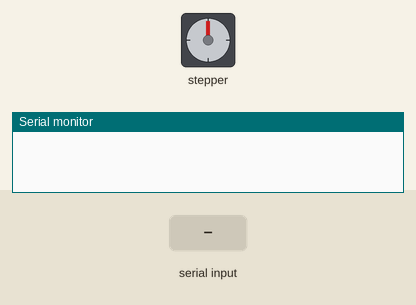
This sketch was run on a simulated Arduino Uno, built with avr-gcc and run on an emulated ATmega328P. Shown: stepper motor, the last lines printed to the serial monitor. Inputs (shaded band) come from the test bench. Stepper angles assume 200 steps per turn.

Above: at 1.2 s.
1.3 s: "steps:90\n" received over Serial
At 3.0 s:
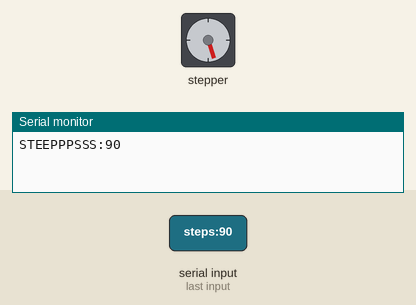
At 4.0 s:
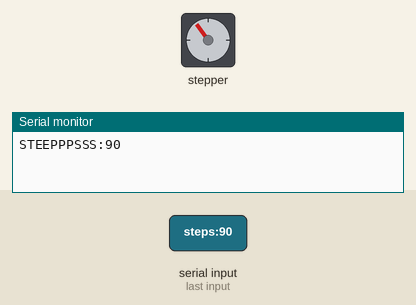
4.3 s: "delay:\n" received over Serial
At 5.02 s:
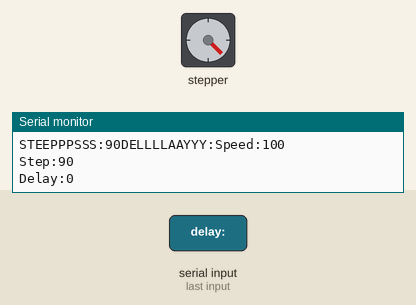
7.3 s: "delay:90\n" received over Serial
At 7.66 s:
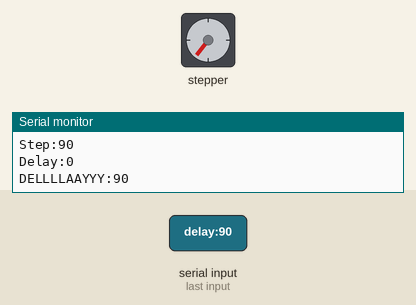
10.3 s: "speed:\n" received over Serial
13.3 s: "fling:\n" received over Serial
16.3 s: "speed::45\n" received over Serial
Timing chart, 0 to 20.3 s (numbered marks = the images above; inputs shaded):
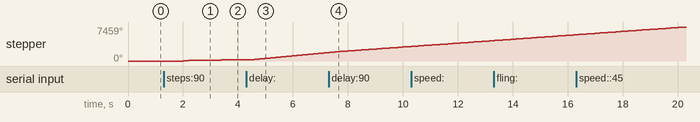

Measured:
- after the input at 1.3 s, stepper: turns 162° clockwise in 0.29 s, then 162° clockwise in 0.29 s

The sketch:

sketch_sep28a.ino
```cpp
#include <AFMotor.h>


AF_Stepper motor( 200, 1);

String readString ="";

int mstep = 0;
int paused = 0;

int delayTime = 1000;
int mspeed = 100;
int activityOk = 0;


void setup() {
  Serial.begin(115200);
  motor.setSpeed( mspeed);
}

void performMove( String code){
	if( code == "forward"){
		mstep = mstep +1 ;
	}
	if( code == "backward"){
		mstep = mstep -1;
	}
        if( code == "pause"){
                if( paused == 0){
                  paused = 1;
                }else if( paused == 1){
                  paused = 0;
                }
	}
        if( code.startsWith("speed:")){
          String readSpeed = code.substring( code.indexOf( ":")+1);
          Serial.print( "SPPPEEEDDDD:" + readSpeed );
          mspeed =readSpeed.toInt();
        }
        if( code.startsWith("steps:")){
          String readSteps = code.substring( code.indexOf( ":")+1);
          Serial.print( "STEEPPPSSS:" + readSteps );
          mstep =readSteps.toInt();
        }
        if( code.startsWith("delay:")){
          String readDelay = code.substring( code.indexOf( ":")+1);
          Serial.print( "DELLLLAAYYY:" + readDelay );
          delayTime =readDelay.toInt();
        }
        if( code.startsWith("fling:")){
          String readFling = code.substring( code.indexOf( ":")+1);
          Serial.print( "FFLLLIINNGGGG:" + readFling );
          int flingValue = readFling.toInt();

           if( flingValue > 0){
		motor.step( abs( flingValue), FORWARD, DOUBLE);
	  }
	  if( flingValue < 0){
		motor.step( abs( flingValue), BACKWARD, DOUBLE);
	  }

        }
}

void loop() {

        while ( Serial.available() > 0) {
		char readChar = Serial.read();
		readString = readString + readChar;
        if( readChar == '\n'){
                        readString.replace( "\n", "");
			//Serial.println( "In loop, read: " + readString + " Step: " + mstep);
                        performMove( readString);
			readString="";
		}
    }
	if( paused != 1){
    	  if( mstep > 0){
		motor.step( abs( mstep), FORWARD, DOUBLE);
	  }
	  if( mstep < 0){
		motor.step( abs( mstep), BACKWARD, DOUBLE);
	  }
        }
        delay( delayTime);
        activityOk++;
        if( activityOk == 5 ){
          Serial.print( "Speed:");
          Serial.println( mspeed, DEC);
          Serial.print( "Step:" );
          Serial.println( mstep, DEC);
          Serial.print( "Delay:" );
          Serial.println( delayTime, DEC);
          activityOk = 0;
        }
}
```
